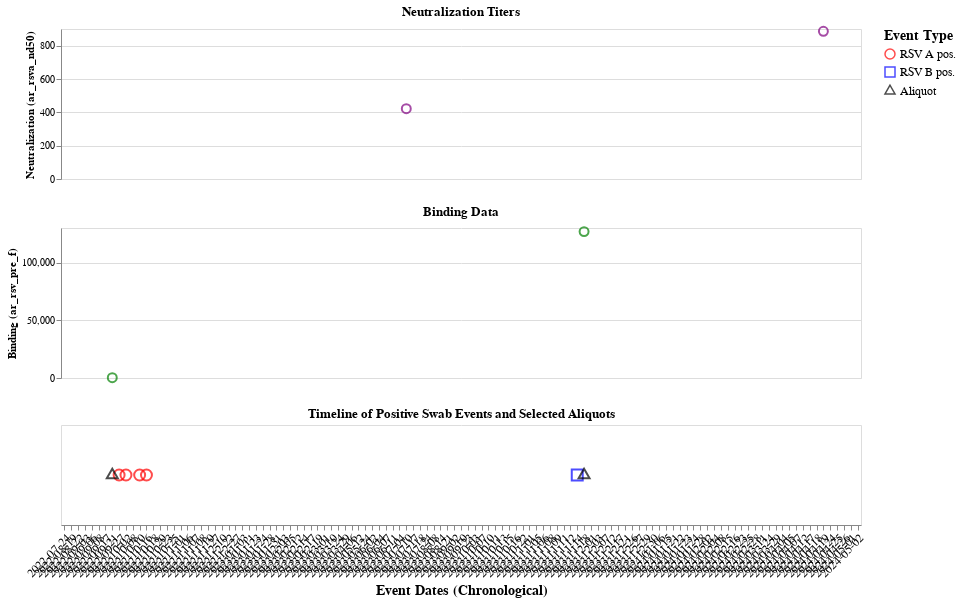

The notebook cell saved with this chart:
### Code cell
import pandas as pd
import altair as alt

# --- Step 0: Ensure datetime columns ---
df_event["collect_dt_ymd_swab"] = pd.to_datetime(df_event["collect_dt_ymd_swab"], errors="coerce")
df_event["collect_dt_ymd_aliquot"] = pd.to_datetime(df_event["collect_dt_ymd_aliquot"], errors="coerce")
df_event["event_date"] = df_event["collect_dt_ymd_swab"].combine_first(df_event["collect_dt_ymd_aliquot"])

df_sera["collect_dt_ymd_binding"] = pd.to_datetime(df_sera["collect_dt_ymd_binding"], errors="coerce")
df_sera["dt_ymd_neut"] = pd.to_datetime(df_sera["dt_ymd_neut"], errors="coerce")

# --- Step 1: Add event_type to df_event ---
df_event["event_type"] = None
df_event.loc[df_event["oa_rsv_a"] == 1, "event_type"] = "RSV A pos."
df_event.loc[df_event["oa_rsv_b"] == 1, "event_type"] = "RSV B pos."
df_event.loc[df_event["aliquot_id"].notna(), "event_type"] = "Aliquot"

timeline_df = df_event.dropna(subset=["event_type", "event_date"]).copy()
timeline_df["ptid"] = timeline_df["ptid"].astype(int)

# --- Step 2: Create master date list including ALL dates from events + binding + neut ---
all_dates = pd.concat([
    timeline_df[["event_date"]],
    df_sera[["collect_dt_ymd_binding"]].rename(columns={"collect_dt_ymd_binding": "event_date"}),
    df_sera[["dt_ymd_neut"]].rename(columns={"dt_ymd_neut": "event_date"})
]).dropna().drop_duplicates().sort_values("event_date").reset_index(drop=True)

# Create ordered categorical date labels
all_dates["date_label_master"] = all_dates["event_date"].dt.strftime("%Y-%m-%d")
ordered_labels = all_dates["date_label_master"].tolist()

# --- Step 3: Assign master date label to all dfs ---
timeline_df["date_label_master"] = pd.Categorical(
    timeline_df["event_date"].dt.strftime("%Y-%m-%d"),
    categories=ordered_labels,
    ordered=True
)

df_sera["date_label_master_binding"] = pd.Categorical(
    df_sera["collect_dt_ymd_binding"].dt.strftime("%Y-%m-%d"),
    categories=ordered_labels,
    ordered=True
)

df_sera["date_label_master_neut"] = pd.Categorical(
    df_sera["dt_ymd_neut"].dt.strftime("%Y-%m-%d"),
    categories=ordered_labels,
    ordered=True
)

# --- Step 4: ptid dropdown ---
ptid_dropdown = alt.binding_select(
    options=sorted(timeline_df["ptid"].unique()), name="Select ptid: "
)
ptid_selection = alt.selection_point(fields=["ptid"], bind=ptid_dropdown,
                                     value=sorted(timeline_df["ptid"].unique())[0])

# --- Step 5: Bottom timeline (ordinal axis, evenly spaced with all dates) ---
timeline_chart = (
    alt.Chart(timeline_df)
    .mark_point(size=120)
    .encode(
        x=alt.X(
            "date_label_master:N",
            title="Event Dates (Chronological)",
            axis=alt.Axis(labelAngle=-45, labelFontSize=12, titleFontSize=14),
            scale=alt.Scale(domain=ordered_labels),
        ),
        y=alt.value(50),
        color=alt.Color(
            "event_type:N",
            scale=alt.Scale(domain=["RSV A pos.", "RSV B pos.", "Aliquot"],
                            range=["red", "blue", "black"]),
            legend=alt.Legend(title="Event Type", labelFontSize=12, titleFontSize=14),
        ),
        shape=alt.Shape(
            "event_type:N",
            scale=alt.Scale(domain=["RSV A pos.", "RSV B pos.", "Aliquot"],
                            range=["circle", "square", "triangle"]),
        ),
        tooltip=["ptid", "event_type", "event_date"]
    )
    .add_params(ptid_selection)
    .transform_filter(ptid_selection)
    .properties(width=800, height=100, title="Timeline of Positive Swab Events and Selected Aliquots")
)

# --- Step 6: Binding plot (ordinal x aligned to timeline) ---
binding_df = df_sera.dropna(subset=["ar_rsv_pre_f", "collect_dt_ymd_binding"]).copy()
binding_df["ptid"] = binding_df["ptid"].astype(int)

binding_chart = (
    alt.Chart(binding_df)
    .mark_point(size=80, color="green")
    .encode(
        x=alt.X("date_label_master_binding:N", axis=None, scale=alt.Scale(domain=ordered_labels)),
        y=alt.Y("ar_rsv_pre_f:Q", title="Binding (ar_rsv_pre_f)"),
        tooltip=["ptid", "ar_rsv_pre_f", "collect_dt_ymd_binding"]
    )
    .add_params(ptid_selection)
    .transform_filter(ptid_selection)
    .properties(width=800, height=150, title="Binding Data")
)

# --- Step 7: Neutralization plot (ordinal x aligned to timeline) ---
neut_df = df_sera.dropna(subset=["ar_rsva_nd50", "dt_ymd_neut"]).copy()
neut_df["ptid"] = neut_df["ptid"].astype(int)

neut_chart = (
    alt.Chart(neut_df)
    .mark_point(size=80, color="purple")
    .encode(
        x=alt.X("date_label_master_neut:N", axis=None, scale=alt.Scale(domain=ordered_labels)),
        y=alt.Y("ar_rsva_nd50:Q", title="Neutralization (ar_rsva_nd50)"),
        tooltip=["ptid", "ar_rsva_nd50", "dt_ymd_neut"]
    )
    .add_params(ptid_selection)
    .transform_filter(ptid_selection)
    .properties(width=800, height=150, title="Neutralization Titers")
)

# --- Step 8: Stack vertically ---
final_chart = alt.vconcat(
    neut_chart,
    binding_chart,
    timeline_chart
)


final_chart
